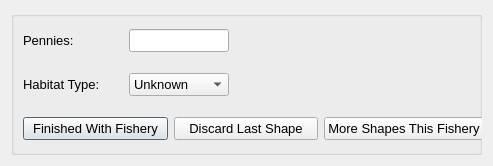
<ui version="4.0" >
 <author>Aaron Racicot</author>
 <class>NextPolygon</class>
 <widget class="QDialog" name="NextPolygon" >
  <property name="geometry" >
   <rect>
    <x>0</x>
    <y>0</y>
    <width>493</width>
    <height>166</height>
   </rect>
  </property>
  <property name="windowTitle" >
   <string>OpenOceanMap - Next Polygon</string>
  </property>
  <layout class="QHBoxLayout" >
   <item>
    <widget class="QGroupBox" name="groupBox" >
     <property name="title" >
      <string/>
     </property>
     <widget class="QWidget" name="layoutWidget" >
      <property name="geometry" >
       <rect>
        <x>12</x>
        <y>3</y>
        <width>461</width>
        <height>141</height>
       </rect>
      </property>
      <layout class="QVBoxLayout" name="verticalLayout" >
       <item>
        <layout class="QHBoxLayout" >
         <item>
          <widget class="QLabel" name="label_1" >
           <property name="minimumSize" >
            <size>
             <width>100</width>
             <height>0</height>
            </size>
           </property>
           <property name="maximumSize" >
            <size>
             <width>100</width>
             <height>16777215</height>
            </size>
           </property>
           <property name="font" >
            <font>
             <pointsize>10</pointsize>
            </font>
           </property>
           <property name="text" >
            <string>Pennies:</string>
           </property>
          </widget>
         </item>
         <item>
          <widget class="QLineEdit" name="line_1" >
           <property name="enabled" >
            <bool>true</bool>
           </property>
           <property name="minimumSize" >
            <size>
             <width>100</width>
             <height>0</height>
            </size>
           </property>
           <property name="maximumSize" >
            <size>
             <width>100</width>
             <height>16777215</height>
            </size>
           </property>
           <property name="font" >
            <font>
             <pointsize>10</pointsize>
            </font>
           </property>
           <property name="text" >
            <string/>
           </property>
          </widget>
         </item>
         <item>
          <widget class="QLabel" name="pl_label" >
           <property name="minimumSize" >
            <size>
             <width>50</width>
             <height>0</height>
            </size>
           </property>
           <property name="maximumSize" >
            <size>
             <width>50</width>
             <height>16777215</height>
            </size>
           </property>
           <property name="text" >
            <string/>
           </property>
          </widget>
         </item>
         <item>
          <spacer name="horizontalSpacer" >
           <property name="orientation" >
            <enum>Qt::Horizontal</enum>
           </property>
           <property name="sizeHint" stdset="0" >
            <size>
             <width>40</width>
             <height>20</height>
            </size>
           </property>
          </spacer>
         </item>
        </layout>
       </item>
       <item>
        <layout class="QHBoxLayout" name="horizontalLayout" >
         <property name="bottomMargin" >
          <number>0</number>
         </property>
         <item>
          <widget class="QLabel" name="habitat_combo_label" >
           <property name="minimumSize" >
            <size>
             <width>100</width>
             <height>0</height>
            </size>
           </property>
           <property name="maximumSize" >
            <size>
             <width>100</width>
             <height>16777215</height>
            </size>
           </property>
           <property name="font" >
            <font>
             <pointsize>10</pointsize>
            </font>
           </property>
           <property name="text" >
            <string>Habitat Type:</string>
           </property>
          </widget>
         </item>
         <item>
          <widget class="QComboBox" name="habitat_combo" >
           <property name="minimumSize" >
            <size>
             <width>100</width>
             <height>0</height>
            </size>
           </property>
           <property name="maximumSize" >
            <size>
             <width>100</width>
             <height>16777215</height>
            </size>
           </property>
           <property name="font" >
            <font>
             <pointsize>10</pointsize>
            </font>
           </property>
           <item>
            <property name="text" >
             <string>Unknown</string>
            </property>
           </item>
           <item>
            <property name="text" >
             <string>Hard Bottom</string>
            </property>
           </item>
           <item>
            <property name="text" >
             <string>Soft Sandy</string>
            </property>
           </item>
           <item>
            <property name="text" >
             <string>Mixed</string>
            </property>
           </item>
          </widget>
         </item>
         <item>
          <spacer name="horizontalSpacer_2" >
           <property name="orientation" >
            <enum>Qt::Horizontal</enum>
           </property>
           <property name="sizeHint" stdset="0" >
            <size>
             <width>40</width>
             <height>20</height>
            </size>
           </property>
          </spacer>
         </item>
        </layout>
       </item>
       <item>
        <widget class="QWidget" native="1" name="widget" >
         <layout class="QHBoxLayout" >
          <property name="margin" >
           <number>0</number>
          </property>
          <item>
           <widget class="QPushButton" name="pbnShapeFinished" >
            <property name="font" >
             <font>
              <pointsize>10</pointsize>
             </font>
            </property>
            <property name="text" >
             <string>Finished With Fishery</string>
            </property>
           </widget>
          </item>
          <item>
           <widget class="QPushButton" name="pbnShapeDiscard" >
            <property name="font" >
             <font>
              <pointsize>10</pointsize>
             </font>
            </property>
            <property name="text" >
             <string>Discard Last Shape</string>
            </property>
           </widget>
          </item>
          <item>
           <widget class="QPushButton" name="pbnMoreShapes" >
            <property name="font" >
             <font>
              <pointsize>10</pointsize>
             </font>
            </property>
            <property name="text" >
             <string>More Shapes This Fishery</string>
            </property>
           </widget>
          </item>
         </layout>
        </widget>
       </item>
      </layout>
     </widget>
    </widget>
   </item>
  </layout>
 </widget>
 <resources/>
 <connections/>
</ui>
